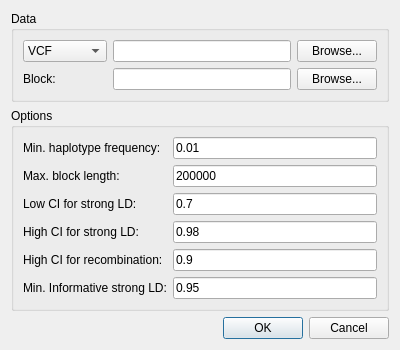
<?xml version="1.0" encoding="UTF-8"?>
<ui version="4.0">
 <class>DialogLDB</class>
 <widget class="QDialog" name="DialogLDB">
  <property name="geometry">
   <rect>
    <x>0</x>
    <y>0</y>
    <width>400</width>
    <height>332</height>
   </rect>
  </property>
  <property name="windowTitle">
   <string>Dialog</string>
  </property>
  <layout class="QVBoxLayout" name="verticalLayout">
   <item>
    <widget class="QGroupBox" name="groupBoxData">
     <property name="title">
      <string>Data</string>
     </property>
     <layout class="QGridLayout" name="gridLayout">
      <item row="0" column="0">
       <widget class="QComboBox" name="comboBoxGenotype">
        <item>
         <property name="text">
          <string>VCF</string>
         </property>
        </item>
        <item>
         <property name="text">
          <string>PED/MAP</string>
         </property>
        </item>
        <item>
         <property name="text">
          <string>HapMap</string>
         </property>
        </item>
        <item>
         <property name="text">
          <string>Genotype</string>
         </property>
        </item>
       </widget>
      </item>
      <item row="0" column="1">
       <widget class="QLineEdit" name="lineEditGenotype"/>
      </item>
      <item row="0" column="2">
       <widget class="QPushButton" name="pushButtonGenotype">
        <property name="text">
         <string>Browse...</string>
        </property>
       </widget>
      </item>
      <item row="1" column="0">
       <widget class="QLabel" name="labelBlock">
        <property name="text">
         <string>Block:</string>
        </property>
       </widget>
      </item>
      <item row="1" column="1">
       <widget class="QLineEdit" name="lineEditBlock"/>
      </item>
      <item row="1" column="2">
       <widget class="QPushButton" name="pushButtonBlock">
        <property name="text">
         <string>Browse...</string>
        </property>
       </widget>
      </item>
     </layout>
    </widget>
   </item>
   <item>
    <widget class="QGroupBox" name="groupBoxOptions">
     <property name="title">
      <string>Options</string>
     </property>
     <layout class="QFormLayout" name="formLayout">
      <item row="0" column="0">
       <widget class="QLabel" name="labelMAF">
        <property name="text">
         <string>Min. haplotype frequency:</string>
        </property>
       </widget>
      </item>
      <item row="0" column="1">
       <widget class="QLineEdit" name="lineEditMAF">
        <property name="text">
         <string>0.01</string>
        </property>
       </widget>
      </item>
      <item row="1" column="0">
       <widget class="QLabel" name="labelMaxDist">
        <property name="text">
         <string>Max. block length:</string>
        </property>
       </widget>
      </item>
      <item row="1" column="1">
       <widget class="QLineEdit" name="lineEditMaxDist">
        <property name="text">
         <string>200000</string>
        </property>
       </widget>
      </item>
      <item row="2" column="0">
       <widget class="QLabel" name="labelLowCI">
        <property name="text">
         <string>Low CI for strong LD:</string>
        </property>
       </widget>
      </item>
      <item row="2" column="1">
       <widget class="QLineEdit" name="lineEditLowCI">
        <property name="text">
         <string>0.7</string>
        </property>
       </widget>
      </item>
      <item row="3" column="0">
       <widget class="QLabel" name="labelHighCI">
        <property name="text">
         <string>High CI for strong LD:</string>
        </property>
       </widget>
      </item>
      <item row="3" column="1">
       <widget class="QLineEdit" name="lineEditHighCI">
        <property name="text">
         <string>0.98</string>
        </property>
       </widget>
      </item>
      <item row="4" column="0">
       <widget class="QLabel" name="labelRecHighCI">
        <property name="text">
         <string>High CI for recombination:</string>
        </property>
       </widget>
      </item>
      <item row="4" column="1">
       <widget class="QLineEdit" name="lineEditRecHighCI">
        <property name="text">
         <string>0.9</string>
        </property>
       </widget>
      </item>
      <item row="5" column="0">
       <widget class="QLabel" name="labelInfoFrac">
        <property name="text">
         <string>Min. Informative strong LD:</string>
        </property>
       </widget>
      </item>
      <item row="5" column="1">
       <widget class="QLineEdit" name="lineEditInfoFrac">
        <property name="text">
         <string>0.95</string>
        </property>
       </widget>
      </item>
     </layout>
    </widget>
   </item>
   <item>
    <spacer name="verticalSpacer">
     <property name="orientation">
      <enum>Qt::Vertical</enum>
     </property>
     <property name="sizeHint" stdset="0">
      <size>
       <width>20</width>
       <height>40</height>
      </size>
     </property>
    </spacer>
   </item>
   <item>
    <widget class="QDialogButtonBox" name="buttonBox">
     <property name="orientation">
      <enum>Qt::Horizontal</enum>
     </property>
     <property name="standardButtons">
      <set>QDialogButtonBox::Cancel|QDialogButtonBox::Ok</set>
     </property>
    </widget>
   </item>
  </layout>
 </widget>
 <tabstops>
  <tabstop>comboBoxGenotype</tabstop>
  <tabstop>lineEditGenotype</tabstop>
  <tabstop>pushButtonGenotype</tabstop>
  <tabstop>lineEditBlock</tabstop>
  <tabstop>pushButtonBlock</tabstop>
  <tabstop>lineEditMAF</tabstop>
  <tabstop>lineEditMaxDist</tabstop>
  <tabstop>lineEditLowCI</tabstop>
  <tabstop>lineEditHighCI</tabstop>
  <tabstop>lineEditRecHighCI</tabstop>
  <tabstop>lineEditInfoFrac</tabstop>
 </tabstops>
 <resources/>
 <connections>
  <connection>
   <sender>buttonBox</sender>
   <signal>accepted()</signal>
   <receiver>DialogLDB</receiver>
   <slot>accept()</slot>
   <hints>
    <hint type="sourcelabel">
     <x>248</x>
     <y>254</y>
    </hint>
    <hint type="destinationlabel">
     <x>157</x>
     <y>274</y>
    </hint>
   </hints>
  </connection>
  <connection>
   <sender>buttonBox</sender>
   <signal>rejected()</signal>
   <receiver>DialogLDB</receiver>
   <slot>reject()</slot>
   <hints>
    <hint type="sourcelabel">
     <x>316</x>
     <y>260</y>
    </hint>
    <hint type="destinationlabel">
     <x>286</x>
     <y>274</y>
    </hint>
   </hints>
  </connection>
 </connections>
</ui>
